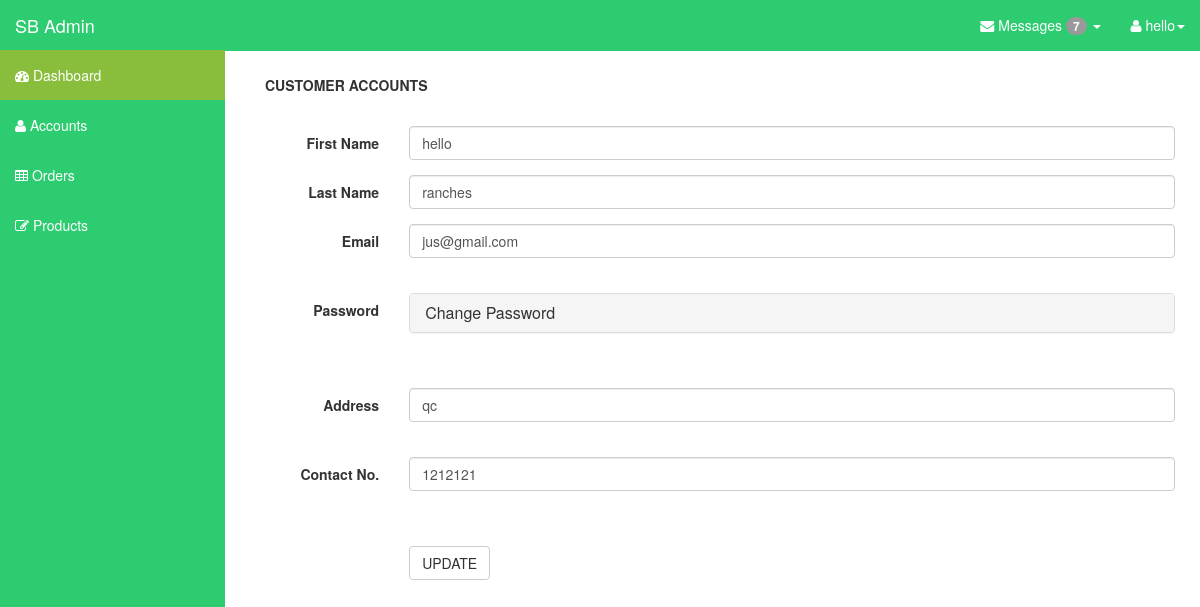
Page /sb-admin/admin-settings.php (signed in) on the committed database.
### tables this page shows
CREATE TABLE IF NOT EXISTS `accounts` (
  `user_id` int(11) NOT NULL AUTO_INCREMENT,
  `fname` varchar(25) NOT NULL,
  `lname` varchar(25) NOT NULL,
  `email` varchar(50) NOT NULL,
  `password` varchar(50) NOT NULL,
  `address` varchar(250) NOT NULL,
  `contact_no` int(20) NOT NULL,
  `status` int(5) NOT NULL,
  `usertype` int(10) NOT NULL,
  `codenum` text NOT NULL,
  PRIMARY KEY (`user_id`)
);

### sb-admin/admin-settings.php (the view, shortened to what this page needs)
<!DOCTYPE html>
<?php
	$id = $_SESSION['userid'];
	?>
<html lang="en">
  <head>
    <link href="css/bootstrap.css" rel="stylesheet">
    <link href="css/sb-admin.css" rel="stylesheet">
    <link rel="stylesheet" href="font-awesome/css/font-awesome.min.css">
    <link rel="stylesheet" href="http://cdn.oesmith.co.uk/morris-0.4.3.min.css">
  </head>
  <body>
    <div id="wrapper">
      <nav class="navbar navbar-inverse navbar-fixed-top" role="navigation">
        <div class="navbar-header">
          <a class="navbar-brand" href="index.php">SB Admin</a>
        </div>
        <div class="collapse navbar-collapse navbar-ex1-collapse">
           <ul class="nav navbar-nav side-nav">
            <li class="active"><a href="index.php"><i class="fa fa-dashboard"></i> Dashboard</a></li>
            <li><a href="accounts.php"><i class="fa fa-user"></i> Accounts</a></li>
            <li><a href="order.php"><i class="fa fa-table"></i> Orders</a></li>
            <li><a href="products-cms.php"><i class="fa fa-edit"></i> Products</a></li>
          </ul>
          <ul class="nav navbar-nav navbar-right navbar-user">
            <li class="dropdown messages-dropdown">
              <a href="#" class="dropdown-toggle" data-toggle="dropdown"><i class="fa fa-envelope"></i> Messages <span class="badge">7</span> <b class="caret"></b></a>
            </li>
            <li class="dropdown user-dropdown">
              <a href="#" class="dropdown-toggle" data-toggle="dropdown"><i class="fa fa-user"></i>  <?php echo $_SESSION['fname'];?><b class="caret"></b></a>
            </li>
          </ul>
        </div>
      </nav>
      <div id="page-wrapper">
                <div class="panel-heading"><b>CUSTOMER ACCOUNTS</b></div>
			<br>
			 <?php
				$sql = "SELECT * FROM accounts WHERE user_id = $id";
				$result = mysql_query($sql);
				while ($row = mysql_fetch_array($result))
				{
			?>
			 <form class="form-horizontal" role="form" action="" method="post" >
				<div class="form-group">
                    <label for="description" class="col-sm-2 control-label">First Name</label>
                    <div class="col-sm-10">
                        <input type="name" name="fname" class="form-control" id="fname"  value="<?php echo $row['fname']; ?>">
					</div>
                </div>
				<div class="form-group">
                    <label for="description" class="col-sm-2 control-label">Last Name</label>
                    <div class="col-sm-10">
                        <input type="name" name="lname" class="form-control" id="lname"  value="<?php echo $row['lname']; ?>">
					</div>
                </div>
				<div class="form-group">
                    <label for="description" class="col-sm-2 control-label">Email</label>
                    <div class="col-sm-10">
                        <input type="email" name="email" class="form-control" id="email" " value="<?php echo $row['email']; ?>">
					</div>
                </div>
				<br>
								<div class="form-group">
                    <label for="description" class="col-sm-2 control-label">Password</label>
                    <div class="col-sm-10">
                        <div class="panel-group" id="accordion">
  <div class="panel panel-default">
    <div class="panel-heading">
      <h4 class="panel-title">
        <a data-toggle="collapse" data-parent="#accordion" href="#collapseOne">
        Change Password
        </a>
      </h4>
    </div>
  </div>
  </div>
                    </div>
                </div>
				<br>
                <div class="form-group">
                    <label for="price" class="col-sm-2 control-label">Address</label>
                    <div class="col-sm-10">
                        <input type="text" name="address" class="form-control" id="address" value="<?php echo $row['address']; ?>">
                    </div>
                </div>
				<br>
                <div class="form-group">
                    <label for="price" class="col-sm-2 control-label">Contact No.</label>
                    <div class="col-sm-10">
                        <input type="number" name="contactno" class="form-control" id="contactno" value="<?php echo $row['contact_no']; ?>">
                    </div>
                </div>
				<br>
				<br>
				<?php
				}
				?>
				<div class="form-group">
                    <div class="col-sm-offset-2 col-sm-10">
                        <button type="submit" name="submit" class="btn btn-default">UPDATE</button>
                    </div>
                </div>
            </form>
        </div>
        </div>
  </body>
</html>

### sb-admin/css/sb-admin.css (style rules this page uses)
body { margin-top: 50px; }
#wrapper { padding-left: 0; }
#page-wrapper { width: 100%; padding: 5px 15px; }
@media (min-width:768px) { #wrapper { padding-left: 225px; } }
@media (min-width:768px) { #page-wrapper { padding: 15px 25px; } }
@media (min-width:768px) { .side-nav { margin-left: -225px; left: 225px; width: 225px; position: fixed; top: 50px; height: 100%; border-radius: 0; border: none; background-color: #2dcc70; overflow-y: auto; } }
@media (min-width:768px) { .side-nav>li>a { width: 225px; } }
@media (min-width:768px) { .navbar-collapse { padding-left: 15px !important; padding-right: 15px !important; } }

### rows in the picture
accounts: fname "hello", lname "ranches", email "jus@gmail.com", address "qc", contactno "1212121"

### other values in the picture
$_SESSION['fname'] "hello"
